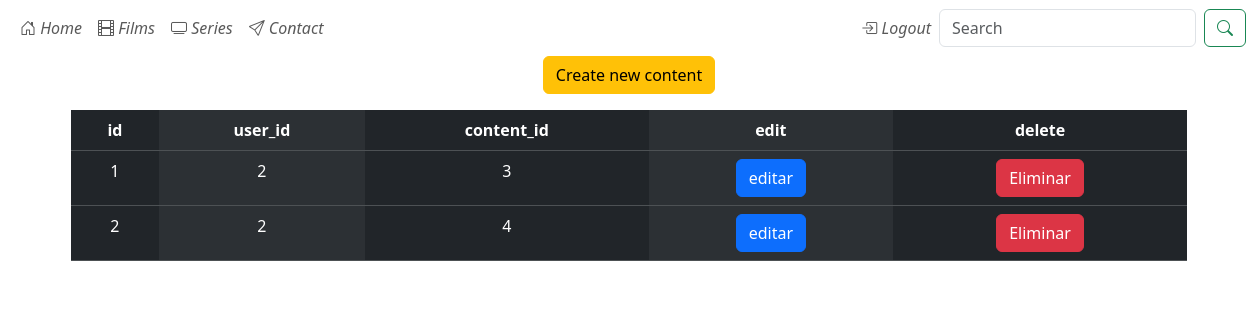
/admin/users_contents/showAll (signed in), run on an earlier commit of the app's database.
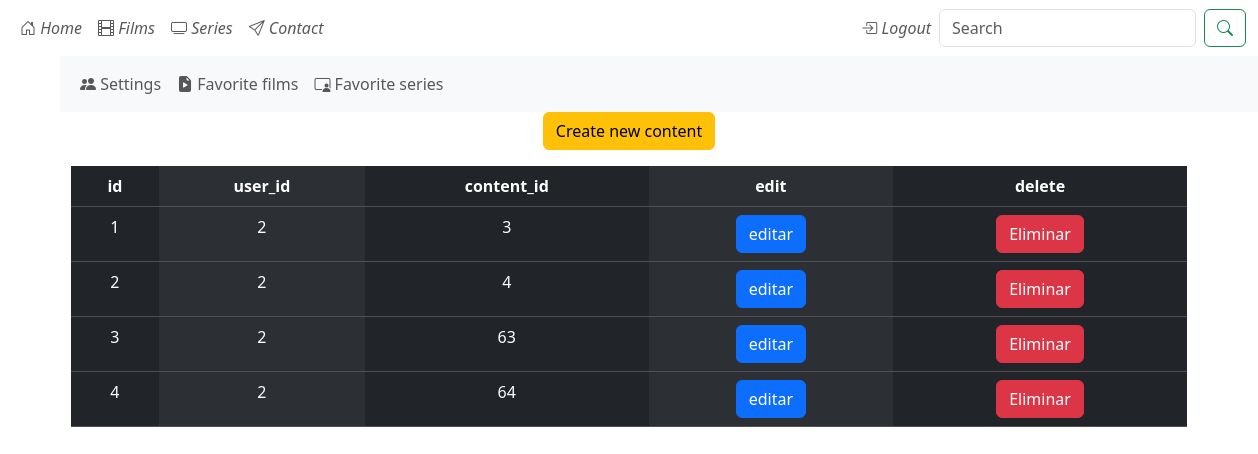
And on a later commit of the database.
### tables this page shows
CREATE TABLE users_contents (
            id INTEGER PRIMARY KEY AUTOINCREMENT,
            user_id INTEGER,
            content_id INTEGER
        );

### main.py (the view)
@app.route("/admin/users_contents/showAll")
def show_all_users_contents_admin():
    if 'name' not in session:
        if session["rol"] != "admin":
            return redirect("/login")
    users_contents=sqlite_users_contents.get_all_users_contents()
    return render_template("admin/users_contents/showAll.html",users_contents=users_contents)

### data/sqliteClient.py (called while the page is built, shortened)
    def connect(self):
        incializar_bd=False
        if not os.path.exists(self.SQLITE_DB):
            incializar_bd=True
        try:
            self.connection=sqlite3.connect(self.SQLITE_DB, check_same_thread=False)
            self.cursor=self.connection.cursor()
            self.cursor("PRAGMA foreign_keys=ON")
            self.connection.commit()
        except Exception as e:
            print("Exception: ", e)

    def close(self):
        if self.connection!=None:
            self.connection.close()

### data/sqliteUsersContents.py (called while the page is built)
    def get_all_users_contents(self):
        self.sqliteClient.cursor.execute("SELECT * FROM users_contents")
        return self.sqliteClient.cursor.fetchall()

### main.py (called while the page is built)
@app.before_request
def before_request_func():
    database.connect()

@app.after_request
def after_request_func(response):
    database.close()
    return response

### templates/admin/users_contents/showAll.html (shortened to what this page needs)
{% extends "base.html" %}
{% block content %}
{% set delete_to_user_content=-1 %}
<div class="container text-center">
    <a href="/admin/contents/form_create" class="btn btn-warning">Create new content</a>
    <div class="row">
        <div class="col md-6 mx-auto mt-3">
            <table class="table table-dark table-striped-columns">
                <thead>
                    <tr>
                        <th>id</th>
                        <th>user_id</th>
                        <th>content_id</th>
                        <th>edit</th>
                        <th>delete</th>
                    </tr>
                </thead>
                    <tbody>
                        {%for user_content in users_contents %}
                        <tr>
                            <td>{{user_content[0]}}</td>
                            <td>{{user_content[1]}}</td>
                            <td>{{user_content[2]}}</td>
                            <td>
                                <form action="/admin/users_contents/form_update" method="post">
                                <button type="submit" class="btn btn-primary">editar</button>
                                </form>
                            </td>
                            <td>
                                {% set delete_to_user_content=user_content[0] %}
                                <button type="button" class="btn btn-danger" data-bs-toggle="modal" data-bs-target="#exampleModal{{delete_to_user_content}}">
                                    Eliminar
                                </button>
                            </td>
                        </tr>
                        {% endfor %}
                    </tbody>
            </table>
        </div>
    </div>
</div>
{% endblock %}

### templates/base.html (shortened to what this page needs)
<!DOCTYPE html>
<html lang="en">
<head>
    <link href="https://cdn.jsdelivr.net/npm/bootstrap@5.3.3/dist/css/bootstrap.min.css" rel="stylesheet">
    <link rel="stylesheet" href="https://cdn.jsdelivr.net/npm/bootstrap-icons@1.11.3/font/bootstrap-icons.css">
    <link rel="stylesheet" href="{{ url_for('static', filename='css/style.css') }}">
</head>
<body>
    <nav class="navbar navbar-expand-lg  ">
        <div class="container-fluid">
            <div class="collapse navbar-collapse" id="navbarNav">
            <ul class="navbar-nav">
                <li class="nav-item">
                    <a class="nav-link" aria-current="page" href="/"><i class="bi bi-house-door"> Home</i></a>
                </li>
                <li class="nav-item">
                    <a class="nav-link" href="/films"><i class="bi bi-film"> Films</i></a>
                </li>
                <li class="nav-item">
                    <a class="nav-link" href="/series"><i class="bi bi-tv"> Series</i> </a>
                </li>
                <li class="nav-item">
                    <a class="nav-link" href="/contact"><i class="bi bi-send"> Contact</i></a>
                </li>
            </ul>
            <ul class="navbar-nav ms-auto">
                {% if "name" in session %}
                <li class="nav-item"><a href='/logout' class="nav-link"><i class="bi bi-box-arrow-in-right"> Logout</i></a></li>
                {% else %}
                    <li class="nav-item"><a href='/form_register' class="nav-link"><i class="bi bi-person-add"> Register</i></a></li>
                    <li class="nav-item"><a href='/form_login'  class="nav-link"><i class="bi bi-person-check-fill"> Login</i></a></li>
                {% endif %}
            </ul>
            <form action="/search" class="navbar-nav d-flex" role="search" method="post">
                <input class="form-control me-2" type="search" name="search" id="search" placeholder="Search" aria-label="Search">
                <button class="btn btn-outline-success" type="submit"><i class="bi bi-search"></i></button>
            </form>
            </div>
        </div>
    </nav>
    {% if "name" in session %}
        <div class="container-fluid mx-5">
            {% if session["rol"] == "admin" %}
                {% include "includes/admin_navbar.html" %}
            {% elif  session["rol"] == "normal"%}
                {% include "includes/user_navbar.html" %}
            {% endif %}
        </div>
    {% endif %}
    {% block content %}{% endblock %}
</body>
</html>

### templates/includes/user_navBar.html (shortened to what this page needs)
<nav class="navbar navbar-expand-lg bg-body-tertiary">
    <div class="container-fluid">
        <div class="collapse navbar-collapse" id="navbaruser">
        <ul class="navbar-nav">
            <li class="nav-item">
                <a class="nav-link"  href="/users/settings"><i class="bi bi-people-fill"></i> Settings</a>
            </li>
            <li class="nav-item">
                <a class="nav-link" href="/users/favorite_films"><i class="bi bi-file-earmark-play-fill"></i> Favorite films</a>
            </li>
            <li class="nav-item">
                <a class="nav-link" href="/users/favorite_series"><i class="bi bi-person-video3"></i> Favorite series</a>
            </li>
        </ul>
        </div>
    </div>
</nav>

What changed in the data, as far as the page shows it:
added users_contents: id "3", user "2", content "63"
added users_contents: id "4", user "2", content "64"
Also different on the page:
text now shown: "Settings Favorite films Favorite series"
